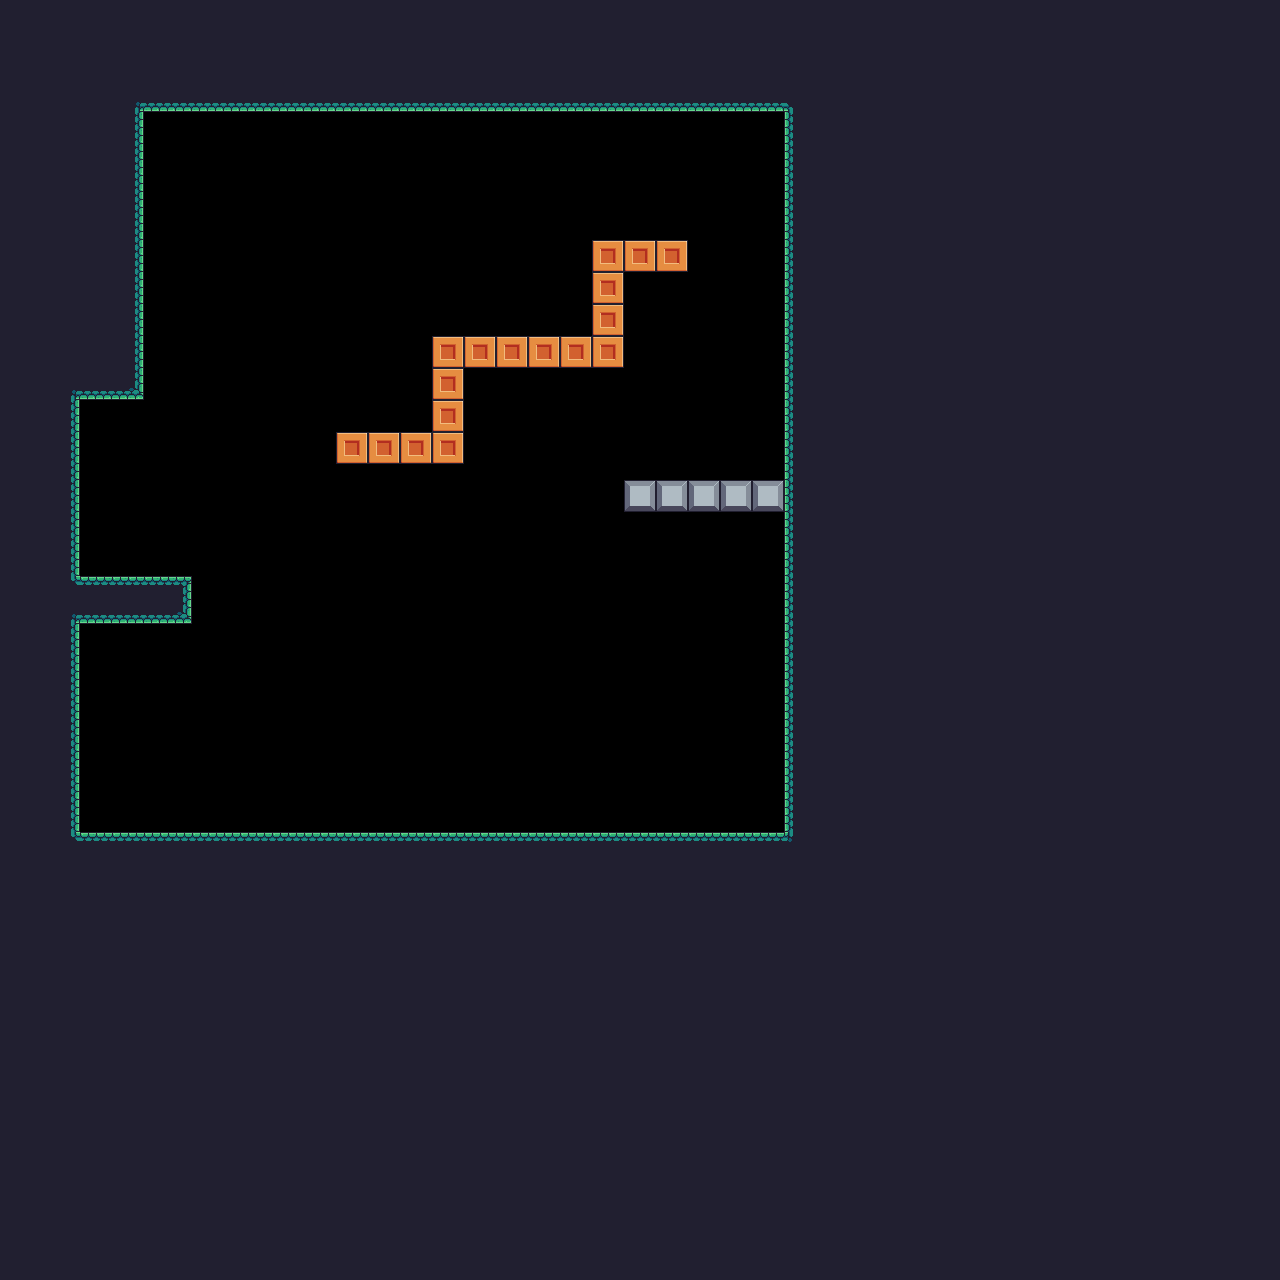

A 2D game scene composited from a Tiled map and its tileset images. What follows is a short description and the map's XML, with each tile layer's data collapsed to a summary:
An orthogonal 80x80 tile map with 16x16 px tiles, 1 tile layer (blocks) and 23 objects.

<map version="1.2" tiledversion="1.3.3" orientation="orthogonal" renderorder="right-down" width="80" height="80" tilewidth="16" tileheight="16" infinite="0" nextlayerid="11" nextobjectid="253">
 <editorsettings>
  <export target="../src/boilerplate/assets/levels/level1_6.json" format="json" />
 </editorsettings>
 <tileset firstgid="1" name="TerrainTileset" tilewidth="16" tileheight="16" tilecount="242" columns="22">
  <image source="../src/assets/raw/Terrain/Terrain (16x16).png" width="352" height="176" />
 </tileset>
 <objectgroup id="8" name="trampolines" />
 <objectgroup id="5" name="player">
  <object id="13" x="112" y="458.885">
   <point />
  </object>
 </objectgroup>
 <objectgroup id="6" name="fruits">
  <object id="238" x="143.672" y="773.507">
   <point />
  </object>
  <object id="239" x="448.002" y="674.267">
   <point />
  </object>
  <object id="240" x="500.751" y="672.383">
   <point />
  </object>
  <object id="241" x="556.326" y="672.383">
   <point />
  </object>
  <object id="246" x="494.157" y="226.839">
   <point />
  </object>
  <object id="247" x="600.598" y="208">
   <point />
  </object>
  <object id="248" x="651.463" y="208.942">
   <point />
  </object>
  <object id="249" x="344.387" y="407.694">
   <point />
  </object>
  <object id="250" x="639.218" y="450.082">
   <point />
  </object>
 </objectgroup>
 <objectgroup id="7" name="spikes">
  <object id="242" x="378.297" y="581.955" width="251.501" height="153.538">
   <properties>
    <property name="duration" type="int" value="6000" />
   </properties>
  </object>
  <object id="243" x="444.088" y="332.119" width="132.165" />
  <object id="245" x="443.292" y="329.731" width="133.757" />
  <object id="251" x="704.614" y="458.23">
   <point />
  </object>
 </objectgroup>
 <objectgroup id="9" name="saws">
  <properties>
   <property name="reverse" type="bool" value="true" />
  </properties>
  <object id="236" x="165.416" y="826.863" width="412.575">
   <properties>
    <property name="duration" type="int" value="5000" />
    <property name="reverse" type="bool" value="true" />
   </properties>
  </object>
 </objectgroup>
 <objectgroup id="10" name="bottomLine">
  <object id="252" x="72.8567" y="860.725" width="816.672" height="23.7208" />
 </objectgroup>
 <objectgroup id="3" name="checkpoint">
  <object id="9" x="704.614" y="778.23">
   <point />
  </object>
 </objectgroup>
 <objectgroup id="2" name="boxes">
  <object id="1" gid="159" x="553.358" y="703.123" width="16" height="16" />
  <object id="2" gid="159" x="554.367" y="704.132" width="16" height="16" />
  <object id="3" gid="159" x="554.367" y="704.132" width="16" height="16" />
  <object id="5" gid="159" x="208.164" y="734.412" width="16" height="16" />
  <object id="6" gid="159" x="177.884" y="721.291" width="16" height="16" />
  <object id="7" gid="159" x="198.071" y="729.366" width="16" height="16" />
 </objectgroup>
 <layer id="1" name="blocks" width="80" height="80">
  <data>[6400 cells, 4601 non-empty, 19 distinct tile ids]</data>
 </layer>
</map>
